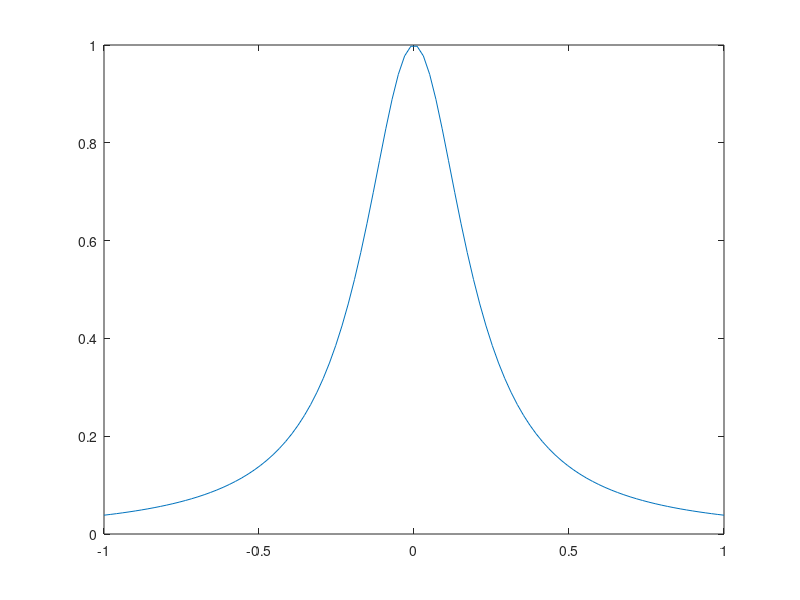

The MATLAB source for this figure: (Note: this script raises an error after producing the figure.)
x = linspace(-1, 1, 100);
f = @(x) (1./(1+25*x.^2));

plot(x, f(x));

xn = [-1,-0.5, 0, 0.5, 1];
fn = f(xn);

% aproksymacja - nie przechodzi przez dokładne wartości
%wL = polyfit(xn, fn, 2);

%interpolacja
wL = polyfit(xn, fn, 4);
wL_my = lagr_int(xn, fn, 1);

% narysuj oryginalna funkcje i interpolowana funkcje
plot(x, f(x), x, polyval(wL, x));

%fl = [];

%for i = 1:100
%    fl = [fl polyval(wL, x(i))];
%end

fl = [];

for i = 1 : 100
    fl = [fl lagr_int(xn, fn, x(i))];
end

plot(x, f(x), x, polyval(wL, x), x, fl);

% aproksymacja ( tak jak tutaj za pomocą polyfit, jeśli ostatni argumen to mniej lub więcej --> aproksymacja )



% interpolacja Newtona
fx = f(x)

% Współczynniki różnic dzielonych Newtona
coeffs = newton_wsp(x, fx);

% Wartości w punktach interpolacji
yi = interp1(x, y, xi, 'polynomial', coeffs);

% Wykres
plot(x, y, 'o', xi, yi, '-')
legend('Dane wejściowe', 'Interpolacja Newtona')

% efekt ... i jak go zminimalizować (np. węzły Czebyszewa)


